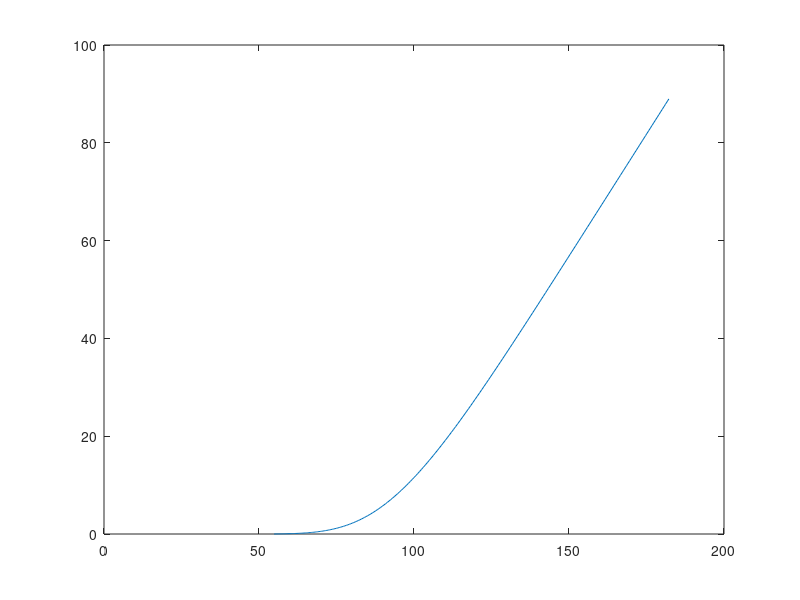

The MATLAB script that drew this image:
%Finite Difference - European Call - Crank-Nicolson Method
sigma=0.2;r=0.07;K=100;T=1;q=2*r/sigma^2;M=1000;N=200;
dt=sigma^2*T/2/M;
dx=6*sigma*sqrt(T)/N;
lambda=dt/dx^2;
x=zeros(1,N+1);
for n=1:N+1    
    x(n)=-3*sigma*sqrt(T)+(n-1)*dx;
end
u=zeros(1,N+1);
for n=1:N+1    
    u(n)=max(exp((q+1)/2*x(n))-exp((q-1)/2*x(n)),0);
end
for m=2:M+1    
    w=zeros(1,N+1);    
    w(1)=0;    
    w(N+1)=exp((q+1)*x(N+1)/2+(q+1)^2*(m-1)*dt/4)-exp((q-1)*x(N+1)/2+(q-1)^2*(m-1)*dt/4);    
    alpha=(1+lambda)*ones(1,N-1);    
    b=zeros(1,N-1);% for B*u_m+b_{m+1}+b_m    
    for n=1:N-1        
        b(n)=lambda/2*u(n)+(1-lambda)*u(n+1)+lambda/2*u(n+2);    
    end
    b(1)=b(1)+lambda/2*w(1);b(N-1)=b(N-1)+lambda/2*w(N+1);    
    for n=2:N-1 %solve Mx=b for tridiagonal matrix M. alpha=1+lambda, beta=gamma=-lambda/2        
        alpha(n)=alpha(n)-lambda^2/4/alpha(n-1);        
        b(n)=b(n)+lambda/2*b(n-1)/alpha(n-1);    
    end
    w(N)=b(N-1)/alpha(N-1);    
    for n=N-2:-1:1        
        w(n+1)=(b(n)+lambda/2*w(n+2))/alpha(n);    
    end
    u=w;
end
S=zeros(1,N+1);
V=zeros(1,N+1);
for n=1:N+1    
    S(n)=K*exp(x(n));    
    V(n)=u(n)*K*exp(-(q-1)/2*x(n)-(q+1)^2/4*sigma^2*T/2);
end
plot(S,V);